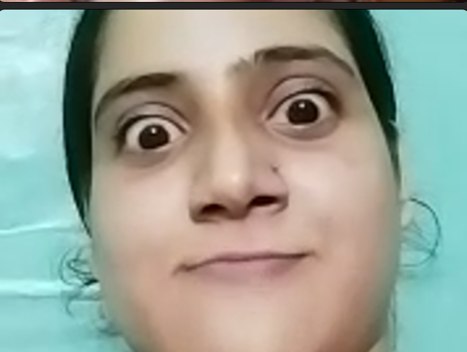
#> input picture pattern printing/img.png, 467 x 352 px
$ python a.py
#> lines starting #> are read from the running program, lines starting #| are printed output that depends on the picture
#> in create_detailed_ascii_art, image is the input picture: PIL image 467x352 RGBA; mean R, G, B, A 153.2, 161.2, 149, 255
from PIL import Image, ImageEnhance

ASCII_CHARS = "@&?*+=-:.~$^+"


def resize_image(image, new_width=100):
#> called with new_width = 100
    width, height = image.size
#> width = 467; height = 352
    aspect_ratio = height / width
#> aspect_ratio = 0.754
    new_height = int(new_width * aspect_ratio * 0.55)
#> new_height = 41
    return image.resize((new_width, new_height))
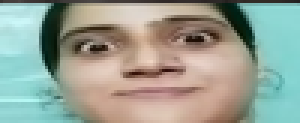
#> returned value: PIL image 100x41 RGBA (shown 3 times larger); mean R, G, B, A 153.1, 161.1, 149, 255


def enhance_contrast(image, factor=0.85):
    """Enhance the contrast for better details."""
#> called with factor = 0.85
    enhancer = ImageEnhance.Contrast(image)
    return enhancer.enhance(factor)
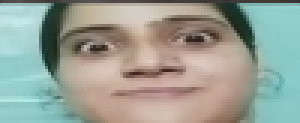
#> returned value: PIL image 100x41 RGBA (shown 3 times larger); mean R, G, B, A 153.2, 160, 149.7, 255


def grayify(image):
    return image.convert("L")
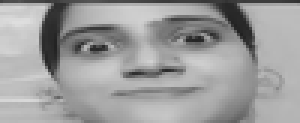
#> returned value: PIL image 100x41 L (shown 3 times larger); min 33, max 222, mean 156.8


def pixels_to_ascii(image):
    pixels = image.getdata()
    scale_factor = 255 // (len(ASCII_CHARS) - 1)
    ascii_str = "".join(ASCII_CHARS[pixel // scale_factor] for pixel in pixels)
    return ascii_str


def create_detailed_ascii_art(image_path, new_width=100, contrast_factor=0.85):
    try:
        image = Image.open(image_path)
    except Exception as e:
        return f"Unable to open image file: {e}"

    # Resize and process image
    image = resize_image(image, new_width)
    image = enhance_contrast(image, contrast_factor)
    grayscale_image = grayify(image)

    # Convert pixels to ASCII characters
    ascii_str = pixels_to_ascii(grayscale_image)

    # Format ASCII string to match the image dimensions
    ascii_width = grayscale_image.width
#> ascii_width = 100
    ascii_art = "\n".join(
        ascii_str[i : i + ascii_width] for i in range(0, len(ascii_str), ascii_width)
    )
    return ascii_art

# Input and output
image_path = "img.png"  # Your uploaded file
ascii_art = create_detailed_ascii_art(image_path, new_width=100, contrast_factor=0.85)

# Save and print the ASCII art
output_path = "ascii_art_detailed.txt"
with open(output_path, "w") as f:
    f.write(ascii_art)

print(ascii_art)
